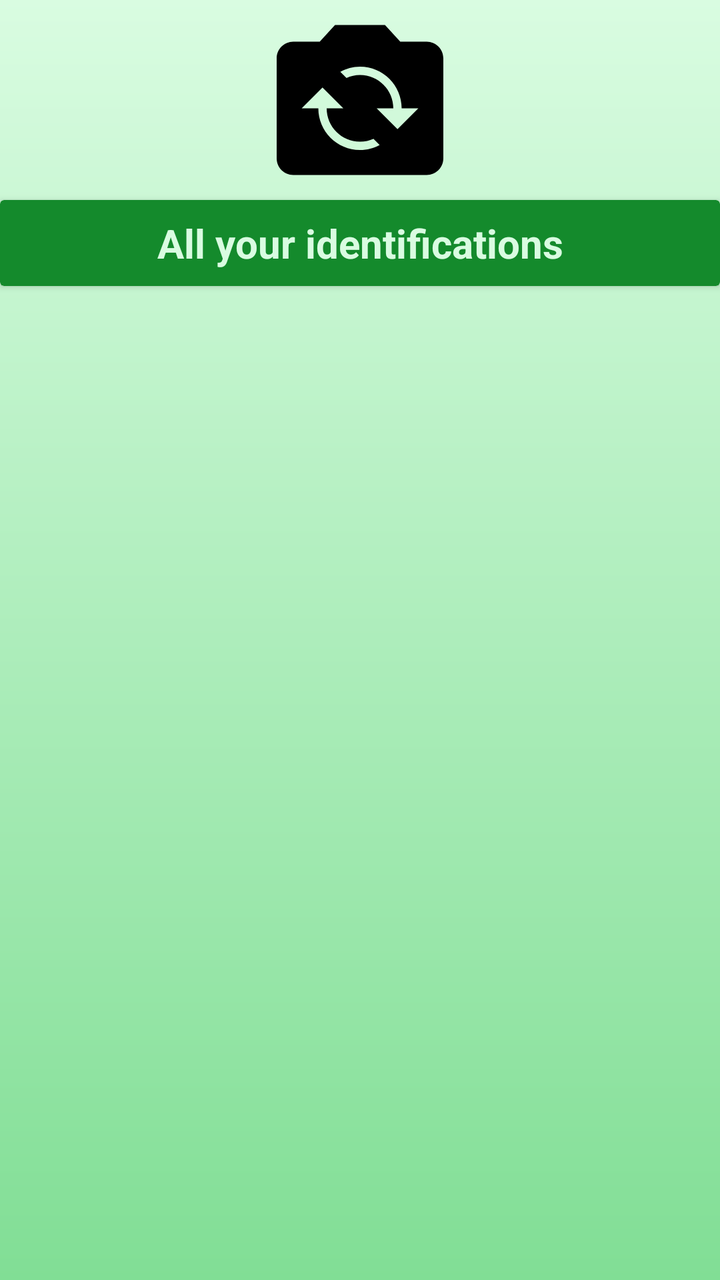
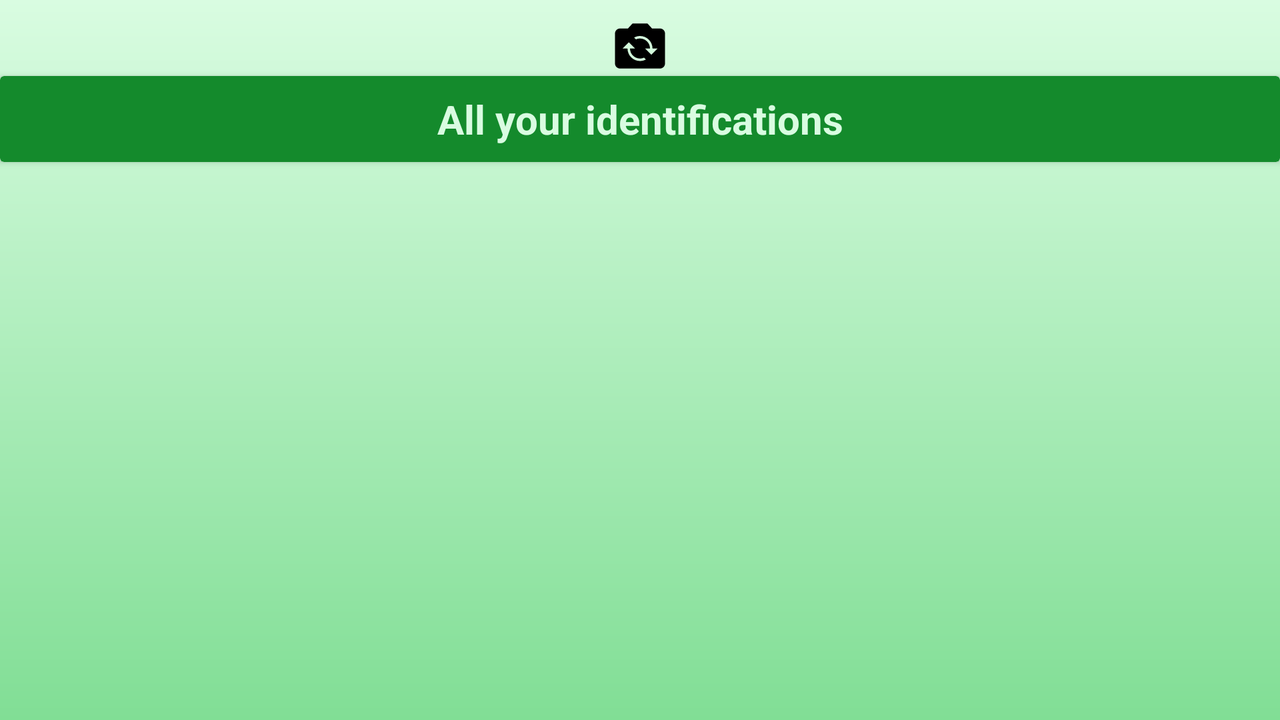

First picture: res/layout/ on a phone held upright. Second picture: the repository's own variant of that layout, on a device whose configuration matches the variant's folder. Source for both follows.
<!-- AndroidManifest.xml: application theme Theme.AmaFloraFB -->
<!-- res/layout/fragment_history.xml -->
<?xml version="1.0" encoding="utf-8"?>
<androidx.constraintlayout.widget.ConstraintLayout xmlns:android="http://schemas.android.com/apk/res/android"
    xmlns:app="http://schemas.android.com/apk/res-auto"
    xmlns:tools="http://schemas.android.com/tools"
    android:id="@+id/frameLayout7"
    android:layout_width="match_parent"
    android:layout_height="match_parent"
    android:background="@drawable/linear_discover"
    tools:context=".HistoryFragment" >

    <androidx.cardview.widget.CardView
        android:id="@+id/cardIdentifications"
        android:layout_width="0dp"
        android:layout_height="wrap_content"
        android:layout_marginTop="100dp"
        app:cardBackgroundColor="@color/mainGreen2"
        app:layout_constraintEnd_toEndOf="parent"
        app:layout_constraintStart_toStartOf="parent"
        app:layout_constraintTop_toTopOf="parent">

        <androidx.constraintlayout.widget.ConstraintLayout
            android:layout_width="match_parent"
            android:layout_height="match_parent">

            <TextView
                android:id="@+id/textView6"
                android:layout_width="wrap_content"
                android:layout_height="wrap_content"
                android:layout_marginStart="24dp"
                android:layout_marginTop="8dp"
                android:layout_marginEnd="24dp"
                android:layout_marginBottom="8dp"
                android:text="@string/identification_past"
                android:textColor="@color/my_light_primary"
                android:textSize="20sp"
                android:textStyle="bold"
                app:layout_constraintBottom_toBottomOf="parent"
                app:layout_constraintEnd_toEndOf="parent"
                app:layout_constraintStart_toStartOf="parent"
                app:layout_constraintTop_toTopOf="parent" />
        </androidx.constraintlayout.widget.ConstraintLayout>
    </androidx.cardview.widget.CardView>

    <androidx.recyclerview.widget.RecyclerView
        android:id="@+id/recyclerViewIdentifications"
        android:layout_width="0dp"
        android:layout_height="0dp"
        android:layout_marginStart="16dp"
        android:layout_marginTop="16dp"
        app:layoutManager="androidx.recyclerview.widget.LinearLayoutManager"
        android:layout_marginEnd="16dp"
        android:layout_marginBottom="16dp"
        app:layout_constraintBottom_toBottomOf="parent"
        app:layout_constraintEnd_toEndOf="parent"
        app:layout_constraintStart_toStartOf="parent"
        app:layout_constraintTop_toBottomOf="@+id/cardIdentifications" />

    <ImageView
        android:id="@+id/imageCamera"
        android:layout_width="0dp"
        android:layout_height="0dp"
        android:src="@drawable/baseline_flip_camera_ios_24"
        app:layout_constraintBottom_toTopOf="@+id/cardIdentifications"
        app:layout_constraintEnd_toEndOf="parent"
        app:layout_constraintStart_toStartOf="parent"
        app:layout_constraintTop_toTopOf="parent" />

    <androidx.cardview.widget.CardView
        android:id="@+id/cardNothing"
        android:layout_width="0dp"
        android:layout_height="wrap_content"
        android:layout_marginStart="32dp"
        android:layout_marginEnd="32dp"
        android:visibility="gone"
        app:cardCornerRadius="20dp"
        app:cardElevation="20dp"
        app:layout_constraintBottom_toBottomOf="parent"
        app:layout_constraintEnd_toEndOf="parent"
        app:layout_constraintStart_toStartOf="parent"
        app:layout_constraintTop_toBottomOf="@+id/cardIdentifications">

        <androidx.constraintlayout.widget.ConstraintLayout
            android:layout_width="match_parent"
            android:layout_height="wrap_content">

            <TextView
                android:id="@+id/textView9"
                android:layout_width="0dp"
                android:layout_height="wrap_content"
                android:layout_marginStart="32dp"
                android:layout_marginTop="32dp"
                android:layout_marginEnd="32dp"
                android:layout_marginBottom="32dp"
                android:gravity="center"
                android:text="You haven't identified any plants yet. Take a picture to identify them!"
                android:textSize="24sp"
                app:layout_constraintBottom_toBottomOf="parent"
                app:layout_constraintEnd_toEndOf="parent"
                app:layout_constraintStart_toStartOf="parent"
                app:layout_constraintTop_toTopOf="parent" />
        </androidx.constraintlayout.widget.ConstraintLayout>

    </androidx.cardview.widget.CardView>

</androidx.constraintlayout.widget.ConstraintLayout>
<!-- resources referenced by this layout -->
<resources>
  <color name="mainGreen2">#148A2C</color>
  <color name="my_light_primary">#D9FCE1</color>
  <!-- drawable baseline_flip_camera_ios_24 (drawable) -->
  <vector android:height="24dp" android:tint="@color/black"
      android:viewportHeight="24" android:viewportWidth="24"
      android:width="24dp" xmlns:android="http://schemas.android.com/apk/res/android">
      <path android:fillColor="@android:color/white" android:pathData="M20,5h-3.17L15,3H9L7.17,5H4C2.9,5 2,5.9 2,7v12c0,1.1 0.9,2 2,2h16c1.1,0 2,-0.9 2,-2V7C22,5.9 21.1,5 20,5zM12,18c-2.76,0 -5,-2.24 -5,-5H5l2.5,-2.5L10,13H8c0,2.21 1.79,4 4,4c0.58,0 1.13,-0.13 1.62,-0.35l0.74,0.74C13.65,17.76 12.86,18 12,18zM16.5,15.5L14,13h2c0,-2.21 -1.79,-4 -4,-4c-0.58,0 -1.13,0.13 -1.62,0.35L9.64,8.62C10.35,8.24 11.14,8 12,8c2.76,0 5,2.24 5,5h2L16.5,15.5z"/>
  </vector>
  <!-- drawable linear_discover (drawable) -->
  <?xml version="1.0" encoding="utf-8"?>
  <shape xmlns:android="http://schemas.android.com/apk/res/android">
      <gradient
  
          android:angle="90"
  
          android:endColor="@color/my_light_primary"
          android:startColor="@color/mainGreen"
          android:type="linear" />
  </shape>
  <string name="identification_past">All your identifications</string>
  <style name="Theme.AmaFloraFB" parent="Base.Theme.AmaFloraFB" />
  <color name="black">#FF000000</color>
  <color name="mainGreen">#81DE95</color>
  <style name="Base.Theme.AmaFloraFB" parent="Theme.MaterialComponents.DayNight.NoActionBar">
          
          <item name="colorPrimary">@color/mainGreen</item>
          <item name="colorPrimaryVariant">@color/mainGreen2</item>
          <item name="colorOnPrimary">@color/white</item>
          
          <item name="colorSecondary">@color/teal_200</item>
          <item name="colorSecondaryVariant">@color/teal_700</item>
          <item name="colorOnSecondary">@color/black</item>
          
          <item name="android:statusBarColor">@color/mainGreen2</item>
      </style>
  <color name="white">#FFFFFFFF</color>
  <color name="teal_200">#FF03DAC5</color>
  <color name="teal_700">#FF018786</color>
</resources>
<!-- res/layout-land/fragment_history.xml (the repository's variant of the layout above) -->
<!-- drawn on the phone turned sideways -->
<?xml version="1.0" encoding="utf-8"?>
<androidx.constraintlayout.widget.ConstraintLayout xmlns:android="http://schemas.android.com/apk/res/android"
    xmlns:app="http://schemas.android.com/apk/res-auto"
    xmlns:tools="http://schemas.android.com/tools"
    android:id="@+id/frameLayout7"
    android:layout_width="match_parent"
    android:layout_height="match_parent"
    android:background="@drawable/linear_discover"
    tools:context=".HistoryFragment" >

    <androidx.cardview.widget.CardView
        android:id="@+id/cardIdentifications"
        android:layout_width="0dp"
        android:layout_height="wrap_content"
        app:cardBackgroundColor="@color/mainGreen2"
        app:layout_constraintEnd_toEndOf="parent"
        app:layout_constraintStart_toStartOf="parent"
        app:layout_constraintTop_toBottomOf="@+id/imageCamera">

        <androidx.constraintlayout.widget.ConstraintLayout
            android:layout_width="match_parent"
            android:layout_height="match_parent">

            <TextView
                android:id="@+id/textView6"
                android:layout_width="wrap_content"
                android:layout_height="wrap_content"
                android:layout_marginStart="24dp"
                android:layout_marginTop="8dp"
                android:layout_marginEnd="24dp"
                android:layout_marginBottom="8dp"
                android:text="@string/identification_past"
                android:textColor="@color/my_light_primary"
                android:textSize="20sp"
                android:textStyle="bold"
                app:layout_constraintBottom_toBottomOf="parent"
                app:layout_constraintEnd_toEndOf="parent"
                app:layout_constraintStart_toStartOf="parent"
                app:layout_constraintTop_toTopOf="parent" />
        </androidx.constraintlayout.widget.ConstraintLayout>
    </androidx.cardview.widget.CardView>

    <androidx.recyclerview.widget.RecyclerView
        android:id="@+id/recyclerViewIdentifications"
        android:layout_width="0dp"
        android:layout_height="0dp"
        android:layout_marginStart="16dp"
        android:layout_marginTop="16dp"
        app:layoutManager="androidx.recyclerview.widget.LinearLayoutManager"
        android:layout_marginEnd="16dp"
        android:layout_marginBottom="16dp"
        app:layout_constraintBottom_toBottomOf="parent"
        app:layout_constraintEnd_toEndOf="parent"
        app:layout_constraintStart_toStartOf="parent"
        app:layout_constraintTop_toBottomOf="@+id/cardIdentifications" />

    <ImageView
        android:id="@+id/imageCamera"
        android:layout_width="30dp"
        android:layout_height="30dp"
        android:layout_marginTop="8dp"
        android:src="@drawable/baseline_flip_camera_ios_24"
        app:layout_constraintEnd_toEndOf="parent"
        app:layout_constraintStart_toStartOf="parent"
        app:layout_constraintTop_toTopOf="parent" />

    <androidx.cardview.widget.CardView
        android:id="@+id/cardNothing"
        android:layout_width="0dp"
        android:layout_height="wrap_content"
        android:layout_marginStart="32dp"
        android:layout_marginEnd="32dp"
        android:visibility="gone"
        app:cardCornerRadius="20dp"
        app:cardElevation="20dp"
        app:layout_constraintBottom_toBottomOf="parent"
        app:layout_constraintEnd_toEndOf="parent"
        app:layout_constraintStart_toStartOf="parent"
        app:layout_constraintTop_toBottomOf="@+id/cardIdentifications">

        <androidx.constraintlayout.widget.ConstraintLayout
            android:layout_width="match_parent"
            android:layout_height="wrap_content">

            <TextView
                android:id="@+id/textView9"
                android:layout_width="0dp"
                android:layout_height="wrap_content"
                android:layout_marginStart="32dp"
                android:layout_marginTop="32dp"
                android:layout_marginEnd="32dp"
                android:layout_marginBottom="32dp"
                android:gravity="center"
                android:text="You haven't identified any plants yet. Take a picture to identify them!"
                android:textSize="24sp"
                app:layout_constraintBottom_toBottomOf="parent"
                app:layout_constraintEnd_toEndOf="parent"
                app:layout_constraintStart_toStartOf="parent"
                app:layout_constraintTop_toTopOf="parent" />
        </androidx.constraintlayout.widget.ConstraintLayout>

    </androidx.cardview.widget.CardView>

</androidx.constraintlayout.widget.ConstraintLayout>
